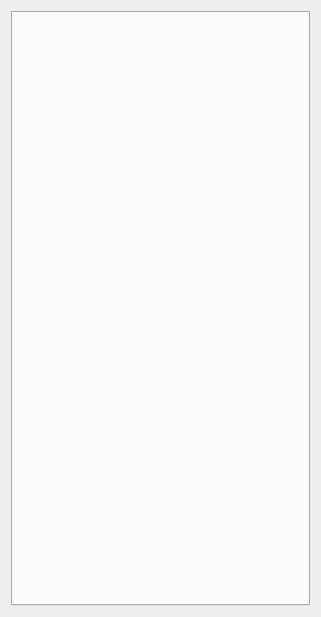
<?xml version="1.0" encoding="UTF-8"?>
<ui version="4.0">
 <class>NGABrowserWidget</class>
 <widget class="QDialog" name="NGABrowserWidget">
  <property name="geometry">
   <rect>
    <x>0</x>
    <y>0</y>
    <width>321</width>
    <height>617</height>
   </rect>
  </property>
  <property name="windowTitle">
   <string>NGABrowser</string>
  </property>
  <layout class="QVBoxLayout" name="verticalLayout">
   <item>
    <widget class="QTabWidget" name="tabWidget">
     <property name="currentIndex">
      <number>-1</number>
     </property>
    </widget>
   </item>
  </layout>
 </widget>
 <resources/>
 <connections/>
</ui>
